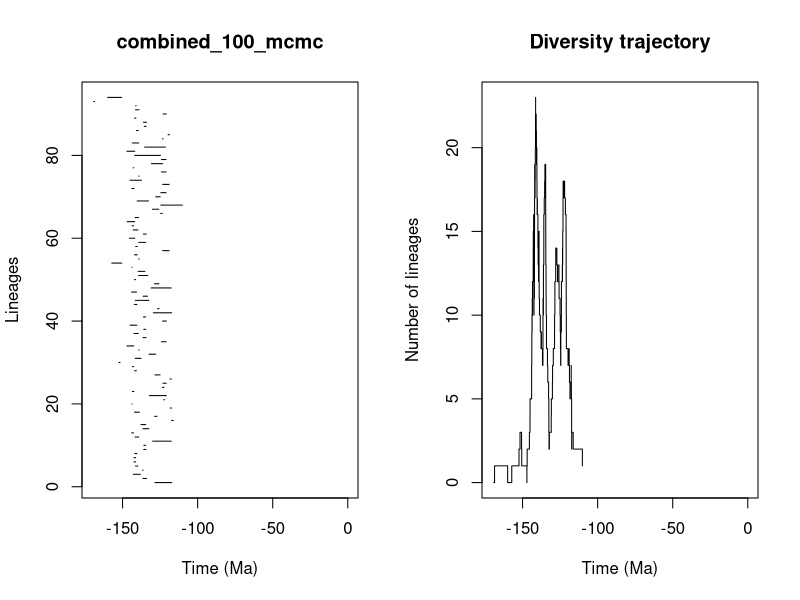

Write the R code that produced this figure.


pdf(file='/storage2/wonseop/Cyprideidae/2.PyRate_analyses/NAfEu_std/pyrate_mcmc_logs/combined_100_mcmc_LTT.pdf',width=0.6*20, height=0.6*10)
title = "combined_100_mcmc"
ts=c(128.49144999806, 136.4021103403434,142.86785588385885,136.73465940313403,141.3857614931849,142.36651685540852,142.48839988526885,141.85869445923458,135.85234475631756,135.84402942662425,130.01710524100238,141.68511173897738,143.97473028231283,136.41459762268622,137.6979926717367,117.29224880482805,128.68496118917193,142.0502500806108,118.27472536406366,143.68414483623837,122.61760358288583,132.14691498404986,143.39891824436242,123.43712925759259,123.04322601675017,118.42835486564864,128.47747812130123,142.0228191519115,143.41408834744348,152.38243254828546,141.59302033512336,132.38157828615286,139.29659802152023,147.09847220197202,124.14880864260643,136.4435931927519,142.38735021029214,135.8687636783468,145.02105542221423,123.30210548328485,136.1284222665127,129.52851949599497,126.71147772660728,142.12106963664635,141.5099667887179,136.32431463001635,143.98038560086601,130.92201057441576,128.71085074475744,142.0873257125271,139.36218014592146,139.6188226416064,143.8510351292013,157.20119709079094,139.2858437578776,142.0818661918019,123.28065803693036,141.26865952870529,139.22878790060903,145.46200108312084,136.10030038835387,142.89832595798956,143.64518762726624,146.9355427410774,141.6678846780568,124.65367635946362,130.1280002113021,124.53199947764476,140.3010241608716,127.92358428256283,124.51819148418484,143.81656658123583,123.25608140701407,145.03944203873039,139.3063021418014,124.13644679584797,142.93153181564816,130.83099818876187,124.11564762181621,141.9379881116511,147.1101219673897,135.30589663268634,143.53357457283573,123.48807414686146,119.72232113866136,140.70707933716335,135.5602872612526,136.09370307678077,142.01058544232444,123.07461248719487,141.37882594585946,141.27314841467418,169.21486429239292,159.9376245477455)
te=c(117.26688386404864, 134.07032885123851,138.1950159095191,136.36106427585275,139.78091051605514,141.28614524614247,141.30840566798668,140.39408988228882,134.51957031261315,134.54593970487704,117.5937385901859,139.2048174336143,142.63075608462088,132.4920133319533,134.62122070700707,116.28876268649685,127.14649997207971,138.74264017890175,117.33790083220836,143.54854514305143,121.99230556555565,120.82582368721684,142.49398354789548,122.36061483247832,120.92114195505957,117.49802212033121,125.04599673943738,140.7716143407234,142.6014426105161,151.70402607666077,137.6808392275423,127.89639193096933,139.02067061754616,142.59508525555256,120.9757075296653,134.3686201807918,139.55679660669608,134.53258281948817,140.51355923436233,120.85678299674997,134.6065255481955,117.31748366653669,125.6858961787818,140.4445471090511,132.50112241678417,133.43929230994308,140.61541011906118,117.60851707154072,125.77701156799569,141.30663107187075,133.2179284488545,135.11438524590244,143.71522751731518,150.55542438407386,138.9456563090931,140.24096991851917,119.0308595312653,140.15527896801967,134.59370711963118,141.81225141272412,134.27875015605156,139.76915439134393,142.6313489201292,141.93415883220828,139.32295296049963,123.53155582189821,125.8844863425634,110.18302851719517,132.6762289192392,124.90455000584005,120.99384766408667,142.41032342451425,118.96534298347983,137.45024131282312,139.01841148771487,120.96196213661139,142.56910812129118,123.38686115767158,121.04734169027691,124.77406966309667,141.90211774567743,121.48678263313633,139.23262834113342,122.99286770343703,118.76994218614185,139.58925986796868,134.3439854137241,134.08093075689757,141.09187532783326,120.9080173382634,139.0247058492585,140.92146068552688,168.6561399251592,150.67588255720557)
div_traj=c(0, 1,0,1,2,3,2,1,0,1,2,3,4,5,6,7,8,9,10,9,10,11,10,11,12,13,14,15,16,15,14,13,12,11,10,11,10,11,12,13,14,15,16,17,18,19,18,17,18,17,18,19,20,21,22,23,22,21,20,21,22,21,20,19,20,19,18,17,16,17,16,15,14,13,14,13,12,13,12,13,14,15,14,15,14,13,12,11,10,9,8,9,8,7,8,9,10,11,10,11,12,13,14,15,16,17,18,19,18,17,16,15,14,13,12,11,10,9,8,7,6,5,4,3,2,3,4,5,6,7,8,9,10,11,12,13,14,13,12,13,12,11,10,9,8,7,8,9,10,11,12,13,12,13,14,13,14,15,16,17,18,17,18,17,16,15,14,13,12,11,10,9,8,7,8,7,6,5,6,7,6,5,4,3,2,3,2,1)
time_events=c(169.21486429239292, 168.6561399251592,159.9376245477455,157.20119709079094,152.38243254828546,151.70402607666077,150.67588255720557,150.55542438407386,147.1101219673897,147.09847220197202,146.9355427410774,145.46200108312084,145.03944203873039,145.02105542221423,143.98038560086601,143.97473028231283,143.8510351292013,143.81656658123583,143.71522751731518,143.68414483623837,143.64518762726624,143.54854514305143,143.53357457283573,143.41408834744348,143.39891824436242,142.93153181564816,142.89832595798956,142.86785588385885,142.6313489201292,142.63075608462088,142.6014426105161,142.59508525555256,142.56910812129118,142.49398354789548,142.48839988526885,142.41032342451425,142.38735021029214,142.36651685540852,142.12106963664635,142.0873257125271,142.0818661918019,142.0502500806108,142.0228191519115,142.01058544232444,141.9379881116511,141.93415883220828,141.90211774567743,141.85869445923458,141.81225141272412,141.68511173897738,141.6678846780568,141.59302033512336,141.5099667887179,141.3857614931849,141.37882594585946,141.30840566798668,141.30663107187075,141.28614524614247,141.27314841467418,141.26865952870529,141.09187532783326,140.92146068552688,140.7716143407234,140.70707933716335,140.61541011906118,140.51355923436233,140.4445471090511,140.39408988228882,140.3010241608716,140.24096991851917,140.15527896801967,139.78091051605514,139.76915439134393,139.6188226416064,139.58925986796868,139.55679660669608,139.36218014592146,139.32295296049963,139.3063021418014,139.29659802152023,139.2858437578776,139.23262834113342,139.22878790060903,139.2048174336143,139.0247058492585,139.02067061754616,139.01841148771487,138.9456563090931,138.74264017890175,138.1950159095191,137.6979926717367,137.6808392275423,137.45024131282312,136.73465940313403,136.4435931927519,136.41459762268622,136.4021103403434,136.36106427585275,136.32431463001635,136.1284222665127,136.10030038835387,136.09370307678077,135.8687636783468,135.85234475631756,135.84402942662425,135.5602872612526,135.30589663268634,135.11438524590244,134.62122070700707,134.6065255481955,134.59370711963118,134.54593970487704,134.53258281948817,134.51957031261315,134.3686201807918,134.3439854137241,134.27875015605156,134.08093075689757,134.07032885123851,133.43929230994308,133.2179284488545,132.6762289192392,132.50112241678417,132.4920133319533,132.38157828615286,132.14691498404986,130.92201057441576,130.83099818876187,130.1280002113021,130.01710524100238,129.52851949599497,128.71085074475744,128.68496118917193,128.49144999806,128.47747812130123,127.92358428256283,127.89639193096933,127.14649997207971,126.71147772660728,125.8844863425634,125.77701156799569,125.6858961787818,125.04599673943738,124.90455000584005,124.77406966309667,124.65367635946362,124.53199947764476,124.51819148418484,124.14880864260643,124.13644679584797,124.11564762181621,123.53155582189821,123.48807414686146,123.43712925759259,123.38686115767158,123.30210548328485,123.28065803693036,123.25608140701407,123.07461248719487,123.04322601675017,122.99286770343703,122.61760358288583,122.36061483247832,121.99230556555565,121.48678263313633,121.04734169027691,120.99384766408667,120.9757075296653,120.96196213661139,120.92114195505957,120.9080173382634,120.85678299674997,120.82582368721684,119.72232113866136,119.0308595312653,118.96534298347983,118.76994218614185,118.42835486564864,118.27472536406366,117.60851707154072,117.5937385901859,117.49802212033121,117.33790083220836,117.31748366653669,117.29224880482805,117.26688386404864,116.28876268649685,110.18302851719517)
                par(mfrow=c(1,2))
                L = length(ts)

                # First plot
                plot(ts, 1:L , xlim=c(-max(ts)-1,0), pch=20, type="n", main=title,xlab="Time (Ma)",ylab="Lineages")
                for (i in 1:L){segments(x0=-te[i],y0=i,x1=-ts[i],y1=i)}    

                # Second plot
                t = -time_events
                plot(div_traj ~ t,type="s", main = "Diversity trajectory",xlab="Time (Ma)",ylab="Number of lineages",xlim=c(-max(ts)-1,0))
                abline(v=c(65,200,251,367,445),lty=2,col="gray")

                # Explicitly close the PDF device
                dev.off()
                